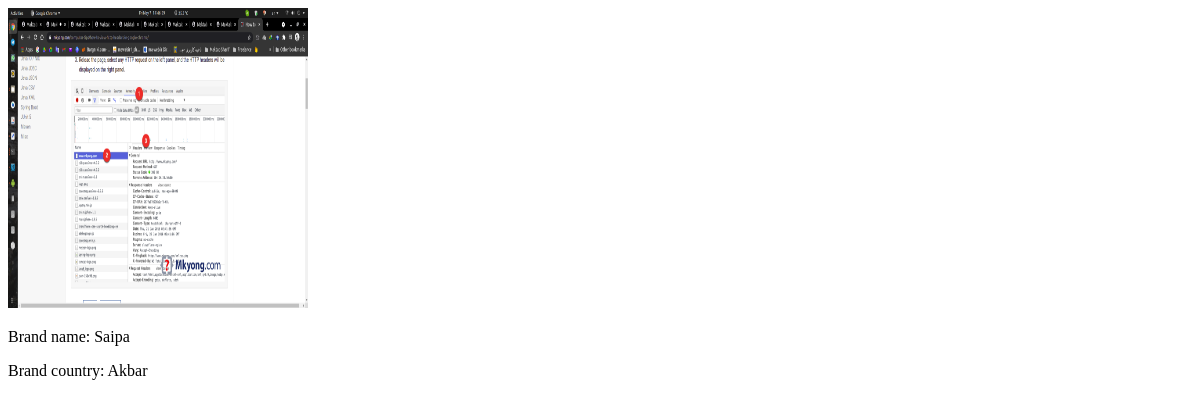
Page /brand/1 on the earlier database version.
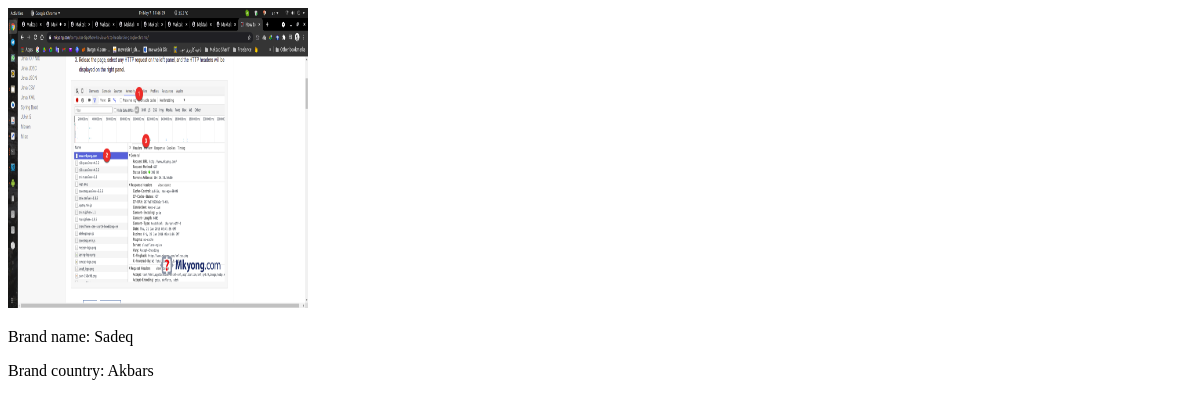
Same page on the later database version.
### core/models.py (models this page shows, shortened)
class BaseModel(models.Model):
    class Meta:
        abstract = True
    objects = BaseManager()
    is_delete = models.BooleanField(default=False, editable=False, db_index=True)

class Brand(BaseModel):
    name = models.CharField(max_length=20, null=False, blank=True, default=default_brand,
                            help_text="The brand's name", verbose_name='Brand name',
                            validators=[brand_validator, validators.MaxLengthValidator(10, "Shorten your brand name!")])
    country = models.CharField(max_length=20)
    image = models.FileField(null=True, default=None, upload_to='brand/', blank=True)

### core/models.py (called while the page is built)
    def get_queryset(self):
        return super().get_queryset().exclude(is_delete=True)

### templates/app1/brand_detail.html (shortened to what this page needs)
{% load static %}
<!DOCTYPE html>
<html lang="en">
<head>
</head>
<body>
<img src="{% if object.image %} {{ object.image.url }}{% else %} {% static 'pp.png' %}{% endif %}" alt="{{ object.name }}" height="300" width="300">
<p>Brand name: {{ object.name }}</p>
<p>Brand country: {{ object.country }}</p>
</body>
</html>

Differences in the rows shown:
changed Brand: name "Saipa" → "Sadeq"; country "Akbar" → "Akbars"
